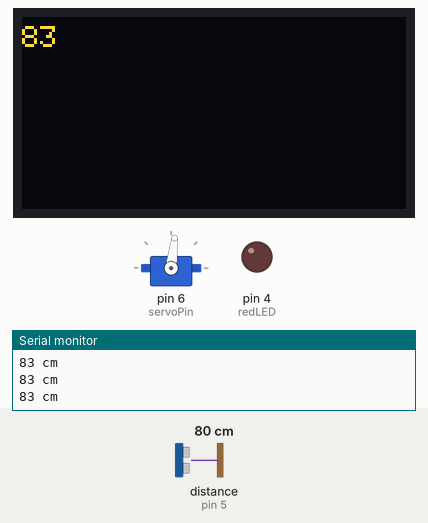
The sketch below on a simulated Arduino Uno, built with avr-gcc and run on an emulated ATmega328P. Shown: servo, 128×64 one-colour display, output pins drawn as LEDs (lit = HIGH), the last lines printed to the serial monitor. Wiring (inferred from the names in the program): ultrasonic range finder: trigger pin 5; echo pin 5. The test bench sets the inputs (shaded band); at power-on: distance to the obstacle (sensor on pin 5) 80 cm. The echo pulse lasts 58.3 µs per cm; the OLED is the two-colour kind (top 16 rows yellow).

Above: at 1.2 s.
1.3 s: distance to the obstacle (sensor on pin 5) set to 2 cm
At 1.58 s:
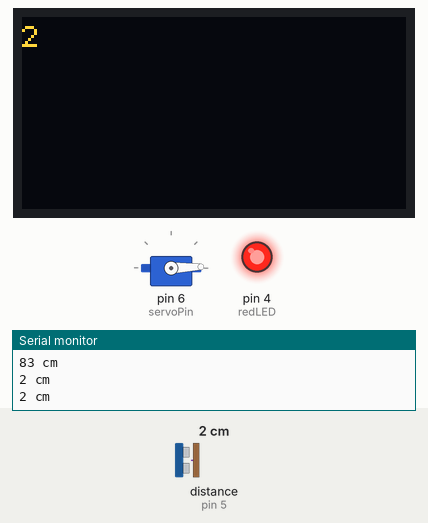
3.7 s: distance to the obstacle (sensor on pin 5) set to 35 cm
At 4.07 s:
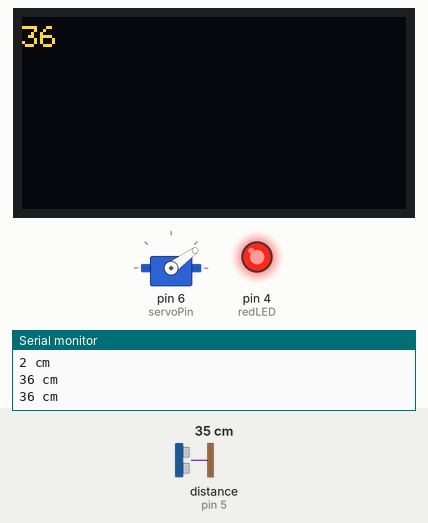
6.2 s: distance to the obstacle (sensor on pin 5) set to 60 cm
At 6.6 s:
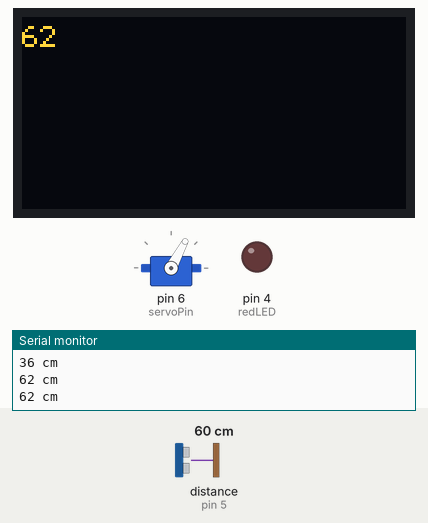
8.8 s: distance to the obstacle (sensor on pin 5) set to 120 cm
At 9.16 s:
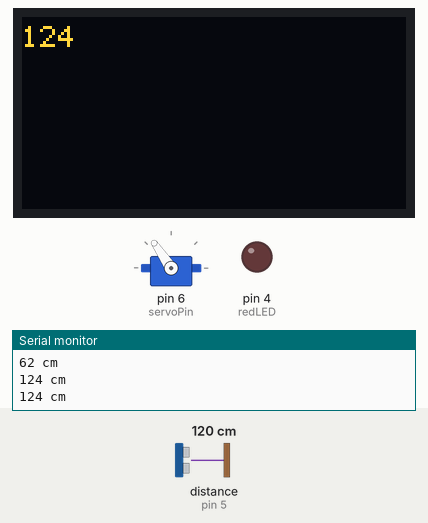
11.3 s: distance to the obstacle (sensor on pin 5) set to 250 cm
At 11.65 s:
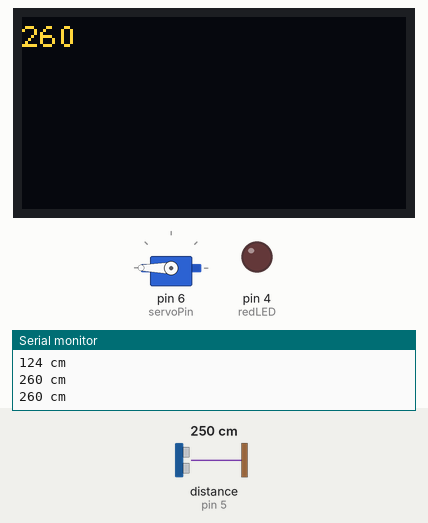
13.9 s: distance to the obstacle (sensor on pin 5) set to 47 cm
At 14.2 s:
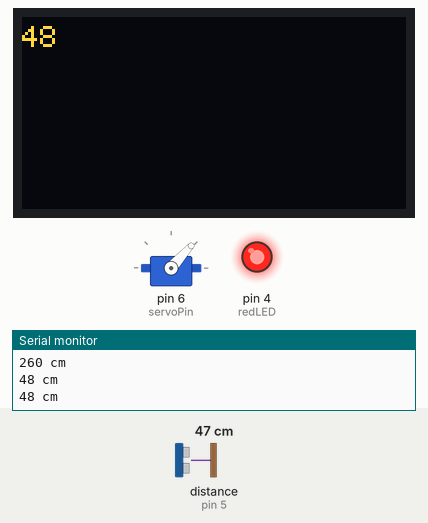
Timing chart, 0 to 16.9 s (numbered marks = the images above; inputs shaded):
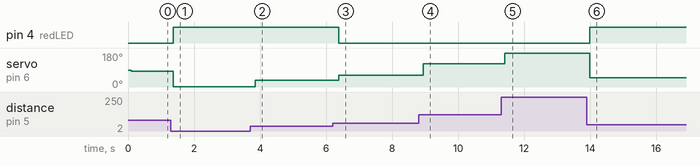

The sketch:

10.servoMotor.ino
```cpp
/*
  Author:

  Learning Intention:
  The students will learn how to connect and control a servo motor.

  Success Criteria:
    1.  I understand how to connect the servo motor
    2.  I can manually write different degrees of movement to the servo
    3.  I can map a potentiometer to a servo and control its movement
    4.  I understand that a 180deg servo angle of movement is set by a
        frequency signal sent from the microcontroller

  Student Notes:

  Documentation:
    https://www.sparkfun.com/servos
    https://github.com/arduino-libraries/Servo <-- We are still using this library

  Schematic:
    https://www.tinkercad.com/things/lQ9RyYJRoLn?sharecode=MKlN0A7R0WGodkdTRKkPJO7I8PeI5L_GCR7pCclQ0qM
    https://github.com/TempeHS/TempeHS_Ardunio_Bootcamp/blob/main/10.servoMotor/Bootcamp-servoMotor.png
*/

// Includes for the OLED screen
#include <Arduino.h>
#include <U8g2lib.h>
#include <SPI.h>
#include <Wire.h>

#include <Servo.h>
#include "Ultrasonic.h"

unsigned static int servoPin = 6;
unsigned static int usPin = 5;
unsigned static int redLED = 4;

Servo myservo; // create servo object to control a servo
Ultrasonic UltraSonicSensor(usPin);

int potpin = A1; // analog pin used to connect the potentiometer
int val; // variable to read the value from the analog pin

bool onSTATE = false;

// configure OLED screen
U8G2_SSD1306_128X64_NONAME_F_HW_I2C OLED(U8G2_R0, SCL, U8X8_PIN_NONE);

void setup() {
  myservo.attach(servoPin); // attaches the servo on pin 6 to the servo object
  Serial.begin(9600);
  Serial.println("baud = 9600");
  Serial.println("------------------");
  OLED.begin();
  pinMode(redLED, OUTPUT);
}

void loop() {

  unsigned long range_in_cm;
  range_in_cm = UltraSonicSensor.distanceRead();
  String distanceString = String(range_in_cm);
  //String servoString = String(range_in_cm);
  //set servo angle relative to ultrasonic sensor 1m = 180 3cm = 0.0000000000000
  OLED.setFont(u8g2_font_6x12_tf);
  OLED.clearDisplay();
  OLED.drawStr(0, 10, distanceString.c_str());
  //OLED.drawStr(0, 20, servoString.c_str());
  OLED.nextPage();

  int servoAngle = range_in_cm;
  map(servoAngle, 0, 1083, 0, 180);
  myservo.write(servoAngle);

  if (range_in_cm <= 50) {
    digitalWrite(redLED, !onSTATE);
  } else {
    digitalWrite(redLED, onSTATE);
  }

  Serial.print(range_in_cm);
  Serial.println(" cm");

  delay(100);
}
```

Ultrasonic.cpp
```cpp
// (licence header left out)
#if ARDUINO >= 100
  #include <Arduino.h>
#else
  #include <WProgram.h>
#endif

#include "Ultrasonic.h"

Ultrasonic::Ultrasonic(uint8_t trigPin, uint8_t echoPin, unsigned long timeOut) {
  trig = trigPin;
  echo = echoPin;
  threePins = trig == echo ? true : false;
  pinMode(trig, OUTPUT);
  pinMode(echo, INPUT);
  timeout = timeOut;
}

unsigned int Ultrasonic::timing() {
  if (threePins)
    pinMode(trig, OUTPUT);

  digitalWrite(trig, LOW);
  delayMicroseconds(2);
  digitalWrite(trig, HIGH);
  delayMicroseconds(10);
  digitalWrite(trig, LOW);
  //delay(30);

  if (threePins)
    pinMode(trig, INPUT);

  previousMicros = micros();
  while(!digitalRead(echo) && (micros() - previousMicros) <= timeout); // wait for the echo pin HIGH or timeout
  previousMicros = micros();
  while(digitalRead(echo)  && (micros() - previousMicros) <= timeout); // wait for the echo pin LOW or timeout

  return micros() - previousMicros; // duration
}

/*
 * If the unit of measure is not passed as a parameter,
 * sby default, it will return the distance in centimeters.
 * To change the default, replace CM by INC.
 */
unsigned int Ultrasonic::read(uint8_t und) {
  return timing() / und / 2;  //distance by divisor
}

/*
 * This method is too verbal, so, it's deprecated.
 * Use read() instead.
 */
unsigned int Ultrasonic::distanceRead(uint8_t und) {
  return read(und);
}
```

Ultrasonic.h
```cpp
// (licence header left out)
#ifndef Ultrasonic_h
#define Ultrasonic_h

/*
 * Values of divisors
 */
#define CM 28
#define INC 71

class Ultrasonic {
  public:
    Ultrasonic(uint8_t sigPin) : Ultrasonic(sigPin, sigPin) {};
    Ultrasonic(uint8_t trigPin, uint8_t echoPin, unsigned long timeOut = 20000UL);
    unsigned int read(uint8_t und = CM);
    unsigned int distanceRead(uint8_t und = CM) __attribute__ ((deprecated ("This method is deprecated, use read() instead.")));
    void setTimeout(unsigned long timeOut) {timeout = timeOut;}
    void setMaxDistance(unsigned long dist) {timeout = dist*CM*2;}

  private:
    uint8_t trig;
    uint8_t echo;
    boolean threePins = false;
    unsigned long previousMicros;
    unsigned long timeout;
    unsigned int timing();
};

#endif // Ultrasonic_h
```

Measured:
- after the input at 1.3 s, pin 4 (redLED): LOW → HIGH after 0.07 s; servo on pin 6 (servoPin): 83° → 2° after 0.07 s
- after the input at 3.7 s, servo on pin 6 (servoPin): 2° → 36° after 0.15 s
- after the input at 6.2 s, pin 4 (redLED): HIGH → LOW after 0.18 s; servo on pin 6 (servoPin): 36° → 62° after 0.18 s
- after the input at 8.8 s, servo on pin 6 (servoPin): 62° → 124° after 0.14 s
- after the input at 11.3 s, servo on pin 6 (servoPin): 124° → 180° after 0.11 s
- after the input at 13.9 s, pin 4 (redLED): LOW → HIGH after 0.08 s; servo on pin 6 (servoPin): 180° → 48° after 0.08 s
